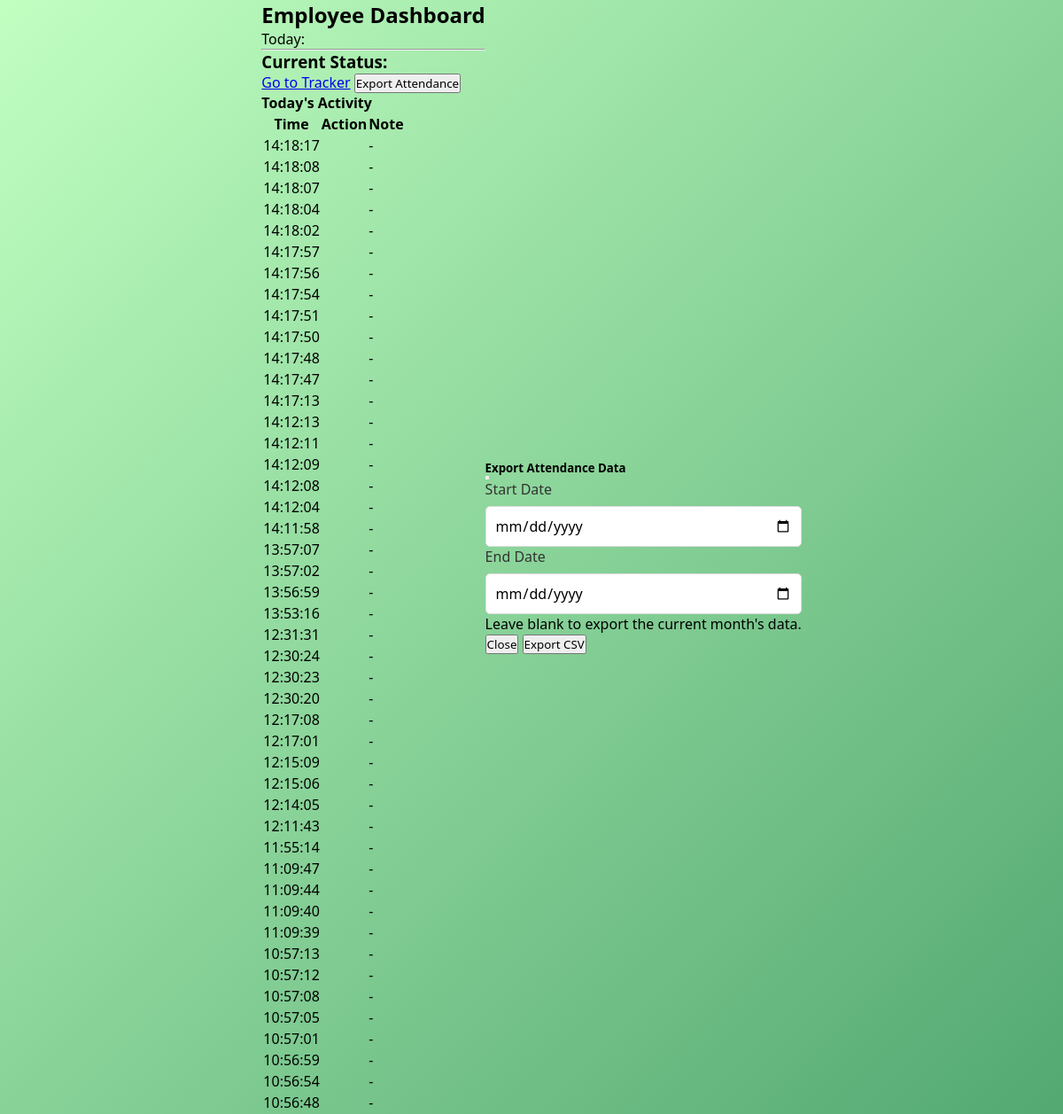
/dashboard/ (signed in), run on an earlier commit of the app's database.
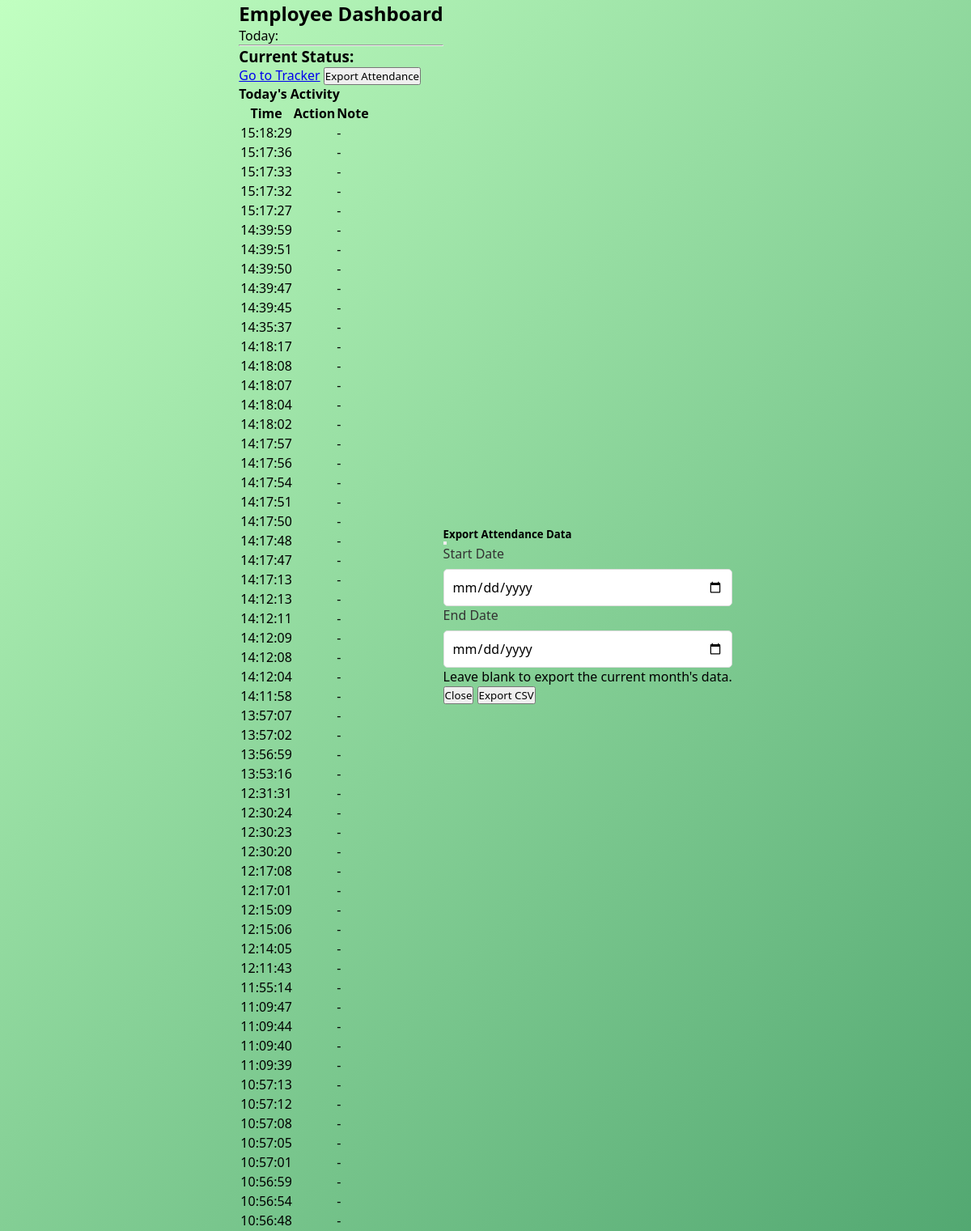
And on a later commit of the database.
### attendance_app/models.py (models this page shows, shortened)
class AttendanceLog(models.Model):
    user = models.ForeignKey(User, on_delete=models.CASCADE)
    timestamp = models.DateTimeField(auto_now_add=True)
    action = models.CharField(max_length=50)
    note = models.TextField(blank=True, null=True)  # Optional note field

### attendance_app/views.py (the view)
# urls.py: path('dashboard/', views.dashboard, name='dashboard'),  # optional: normal user dashboard
@login_required
def dashboard(request):
    logs = AttendanceLog.objects.filter(user=request.user).order_by('-timestamp')
    return render(request, 'dashboard.html', {'logs': logs})

### attendance_app/templates/dashboard.html (shortened to what this page needs)
{% extends 'login.html' %}
{% block content %}
<div class="row">
    <div class="col-md-12">
        <div class="card shadow mb-4">
            <div class="card-body">
                <h2 class="card-title">Employee Dashboard</h2>
                <p class="card-text lead">Today: {{ today|date:"l, F j, Y" }}</p>
                <hr>
                <div class="d-flex justify-content-between align-items-center mb-4">
                    <h3>Current Status:
                    </h3>
                    <div>
                        <a href="{% url 'tracker' %}" class="btn btn-primary">Go to Tracker</a>
                        <button type="button" class="btn btn-outline-secondary" data-bs-toggle="modal" data-bs-target="#exportModal">
                            Export Attendance
                        </button>
                    </div>
                </div>
                <h4>Today's Activity</h4>
                {% if logs %}
                <div class="table-responsive">
                    <table class="table table-striped">
                        <thead>
                            <tr>
                                <th>Time</th>
                                <th>Action</th>
                                <th>Note</th>
                            </tr>
                        </thead>
                        <tbody>
                            {% for log in logs %}
                            <tr>
                                <td>{{ log.timestamp|time:"H:i:s" }}</td>
                                <td>{{ log.get_action_display }}</td>
                                <td>{{ log.note|default:"-" }}</td>
                            </tr>
                            {% endfor %}
                        </tbody>
                    </table>
                </div>
                {% else %}
                <p class="text-muted">No activity recorded for today.</p>
                {% endif %}
            </div>
        </div>
    </div>
</div>
<div class="modal fade" id="exportModal" tabindex="-1" aria-labelledby="exportModalLabel" aria-hidden="true">
    <div class="modal-dialog">
        <div class="modal-content">
            <div class="modal-header">
                <h5 class="modal-title" id="exportModalLabel">Export Attendance Data</h5>
                <button type="button" class="btn-close" data-bs-dismiss="modal" aria-label="Close"></button>
            </div>
            <div class="modal-body">
                <form id="exportForm" action="{% url 'export_csv' %}" method="get">
                    <div class="mb-3">
                        <label for="start_date" class="form-label">Start Date</label>
                        <input type="date" class="form-control" id="start_date" name="start_date">
                    </div>
                    <div class="mb-3">
                        <label for="end_date" class="form-label">End Date</label>
                        <input type="date" class="form-control" id="end_date" name="end_date">
                    </div>
                    <div class="text-muted small">Leave blank to export the current month's data.</div>
                </form>
            </div>
            <div class="modal-footer">
                <button type="button" class="btn btn-secondary" data-bs-dismiss="modal">Close</button>
                <button type="submit" form="exportForm" class="btn btn-primary">Export CSV</button>
            </div>
        </div>
    </div>
</div>
{% endblock %}

### attendance_app/templates/login.html (shortened to what this page needs)
{% load static %}
{% block extra_css %}
<link rel="stylesheet" href="{% static 'css/login.css' %}">
{% endblock %}
{% block content %}{% endblock %}

### attendance_app/static/css/login.css (style rules this page uses)
* { margin: 0; padding: 0; box-sizing: border-box; font-family: 'Segoe UI', Tahoma, Geneva, Verdana, sans-serif; }
label { display: block; margin-bottom: 0.5rem; font-weight: 500; color: #333; }
input { width: 100%; padding: 10px; border: 1px solid #ddd; border-radius: 5px; font-size: 1rem; }

What changed in the data, as far as the page shows it:
added AttendanceLog: timestamp "15:18:29", note "-"
added AttendanceLog: timestamp "15:17:36", note "-"
added AttendanceLog: timestamp "15:17:33", note "-"
added AttendanceLog: timestamp "15:17:32", note "-"
added AttendanceLog: timestamp "15:17:27", note "-"
added AttendanceLog: timestamp "14:39:59", note "-"
added AttendanceLog: timestamp "14:39:51", note "-"
added AttendanceLog: timestamp "14:39:50", note "-"
added AttendanceLog: timestamp "14:39:47", note "-"
added AttendanceLog: timestamp "14:39:45", note "-"
added AttendanceLog: timestamp "14:35:37", note "-"
